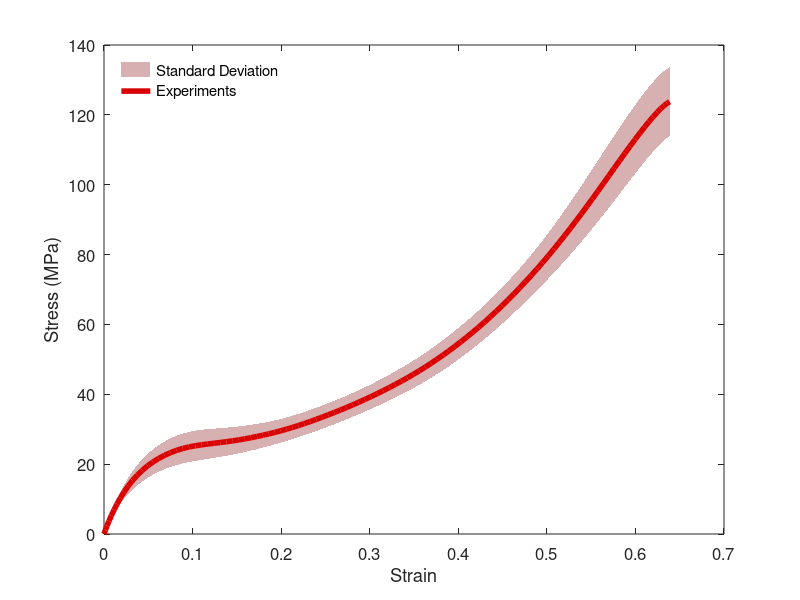

This figure's MATLAB source: (Note: this script raises an error after producing the figure.)
clear ; clc ; close all ;

% Plotting and Averaging Experiments
% Set Colors for Plotting
% co = get(gca, 'ColorOrder');
% n_colors = size(co, 1);

figure('units','normalized','Position',[0.27,0.33,0.28,0.5]) ;

load('Experiment Averages.mat') ;
AvgExpers = 3 ;

Stresses = averagedResults{AvgExpers, 2} ;
Strains = averagedResults{AvgExpers, 3} ;

% Average Plotting
StressStd = averagedResults{AvgExpers,4}(:,2) ;
Stress = averagedResults{AvgExpers,4}(:,1) ;

StrainStd = averagedResults{AvgExpers,5}(:,2) ;
Strain = averagedResults{AvgExpers,5}(:,1) ;

XFill = [ Strain ; flip(Strain) ]  ;
YFill = [ Stress-StressStd ; flip(Stress+StressStd)] ;
%fill( XFill, YFill, co(mod(AvgExpers-1, n_colors)+1, :), 'LineStyle', 'none', 'FaceAlpha', 0.5); hold on;
fill( XFill, YFill, [ 175/255, 100/255, 100/255 ], 'LineStyle', 'none', 'FaceAlpha', 0.5); hold on;
%plot(Strains, Stresses, 'linewidth', 2, 'Color', [ 26/255, 16/255, 173/255, 0.5 ] ) ; hold on ;
%plot(Strain, Stress, 'color', co(mod(AvgExpers-1, n_colors)+1, :), 'linewidth', 4) ; hold on ;
plot(Strain, Stress, 'color', [ 219/255, 2/255, 2/255 ] , 'linewidth', 4) ; hold on ;

legend("Standard Deviation", "Experiments", "", "", "Average", 'box', 'off', 'Location', 'northwest') ; 
xlabel("Strain", "FontSize", 14) ; 
ylabel("Stress (MPa)", "FontSize", 14) ; 
set(gca, 'FontSize', 12) ; 
ax = gca;
ax.LineWidth = 1.5; % Increase the axis line width
ax.TickLength = [0.01 0.01]; % Increase the length of the tick marks